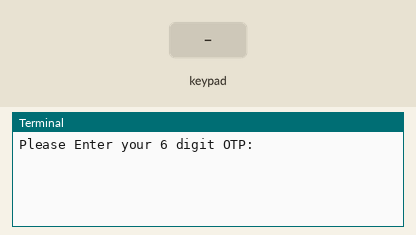
Recording of a program running on a simulated Raspberry Pi (BCM pin numbers). Parts: the last lines printed to the terminal. The test bench sets the inputs (shaded band). At 10.8 s the program stops and its outputs stay as they are.

Above: at 5.0 s.
5.1 s: key '1' pressed
At 6.1 s:
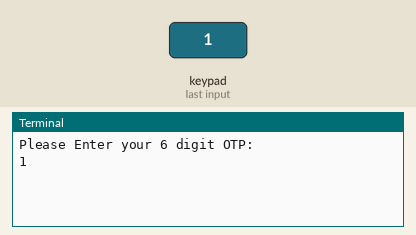
6.6 s: keypad keys 1 2 # pressed 0.4 s apart
At 8.0 s:
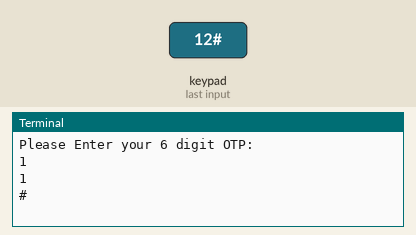
9.3 s: key '*' pressed
At 10.5 s:
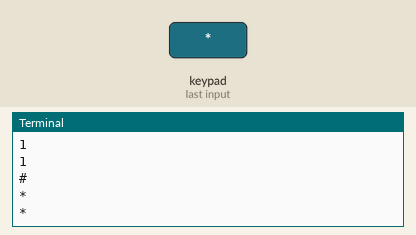
10.8 s: keypad keys 1 2 pressed 0.4 s apart
At 11.6 s:
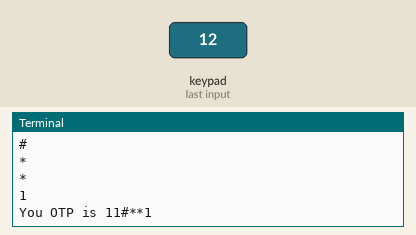

Measured:
- after the input at 5.1 s, the terminal: prints a new line at once (image 1)
- after the input at 6.6 s, the terminal: prints a new line after 1.0 s (image 2)
- after the input at 9.3 s, the terminal: prints a new line at once (image 3)
- after the input at 10.8 s, the terminal: prints a new line at once (image 4)

The program:

keypad_with_otp.py
```python
import RPi.GPIO as GPIO
from time import sleep

class keypad():
    # CONSTANTS
    KEYPAD = [
        [1,   2,   3],
        [4,   5,   6],
        [7,   8,   9],
        ["*", 0, "#"]
    ]

    COLUMN      = [4,17,22]
    ROW         = [18,23,24,25]

    def __init__(self):
        GPIO.setmode(GPIO.BCM)

    def getKey(self):
        # Set all columns as output low
        for j in range(len(self.COLUMN)):
            GPIO.setup(self.COLUMN[j], GPIO.OUT)
            GPIO.output(self.COLUMN[j], GPIO.LOW)

        # Set all rows as input
        for i in range(len(self.ROW)):
            GPIO.setup(self.ROW[i], GPIO.IN, pull_up_down=GPIO.PUD_UP)

        # Scan rows for pushed key/button
        # A valid key press should set "rowVal"  between 0 and 3.
        rowVal = -1
        for i in range(len(self.ROW)):
            tmpRead = GPIO.input(self.ROW[i])
            if tmpRead == 0:
                rowVal = i

        # if rowVal is not 0 thru 3 then no button was pressed and we can exit
        if rowVal <0 or rowVal >3:
            self.exit()
            return

        # Convert columns to input
        for j in range(len(self.COLUMN)):
                GPIO.setup(self.COLUMN[j], GPIO.IN, pull_up_down=GPIO.PUD_DOWN)

        # Switch the i-th row found from scan to output
        GPIO.setup(self.ROW[rowVal], GPIO.OUT)
        GPIO.output(self.ROW[rowVal], GPIO.HIGH)

        # Scan columns for still-pushed key/button
        # A valid key press should set "colVal"  between 0 and 3.
        colVal = -1
        for j in range(len(self.COLUMN)):
            tmpRead = GPIO.input(self.COLUMN[j])
            if tmpRead == 1:
                colVal=j

        # if colVal is not 0 thru 3 then no button was pressed and we can exit
        if colVal < 0 or colVal > 3:
            self.exit()
            return

        # Return the value of the key pressed
        self.exit()
        return self.KEYPAD[rowVal][colVal]

    def exit(self):
        # Reinitialize all rows and columns as input at exit
        for i in range(len(self.ROW)):
                GPIO.setup(self.ROW[i], GPIO.IN, pull_up_down=GPIO.PUD_UP)
        for j in range(len(self.COLUMN)):
                GPIO.setup(self.COLUMN[j], GPIO.IN, pull_up_down=GPIO.PUD_UP)

if __name__ == '__main__':
    # Initialize the keypad class
    kp = keypad()
def digit():
    # Loop while waiting for a keypress
    r = None
    while r == None:
        r = kp.getKey()
    return r

print ("Please Enter your 6 digit OTP: ")

# Getting digit 1, printing it, then sleep to allow the next digit press.
d1 = digit()
print (d1)
sleep(1)

d2 = digit()
print (d2)
sleep(1)

d3 = digit()
print (d3)
sleep(1)

d4 = digit()
print (d4)

d5 = digit()
print (d5)
sleep(1)

d6 = digit()
print (d6)

# printing out the assembled 4 digit code.
print ("You OTP is %s%s%s%s%s%s "%(d1,d2,d3,d4,d5,d6))
```
